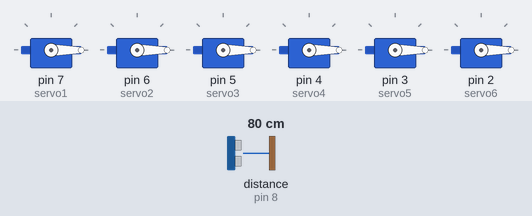
Bench run of a sketch on a simulated Arduino Uno, built with avr-gcc and run on an emulated ATmega328P. Parts: 6 × servo. Wiring (inferred from the names in the program): ultrasonic range finder: trigger pin 9; echo pin 8. Inputs (shaded band) come from the test bench; at power-on: distance to the obstacle (sensor on pin 8) 80 cm. The echo pulse lasts 58.3 µs per cm.

Above: at 3.8 s.
3.9 s: distance to the obstacle (sensor on pin 8) set to 18 cm
7.2 s: distance to the obstacle (sensor on pin 8) set to 14 cm
At 10.0 s:
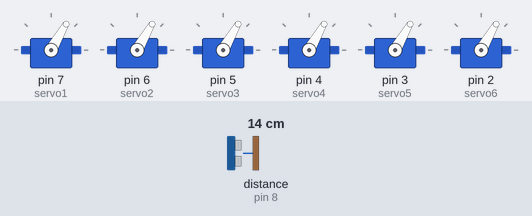
10.5 s: distance to the obstacle (sensor on pin 8) set to 35 cm
At 15.2 s:
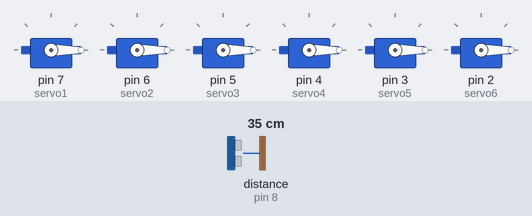
15.5 s: distance to the obstacle (sensor on pin 8) set to 2 cm
At 17.9 s:
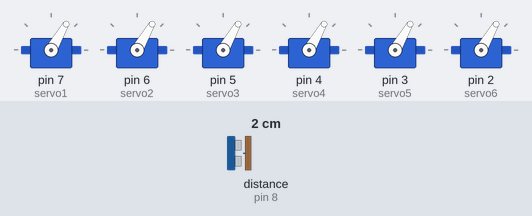
Timing chart, 0 to 19.4 s (numbered marks = the images above; inputs shaded):
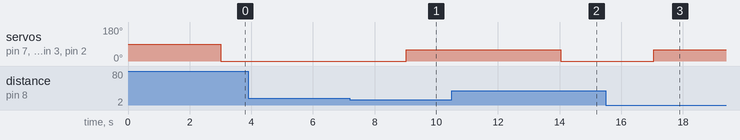

The sketch:

CODE2.ino
```cpp
#include <Servo.h>

Servo servo1;
Servo servo2;
Servo servo3;
Servo servo4;
Servo servo5;
Servo servo6;

// defines pins numbers
const int echoPin = 8;
const int trigPin = 9;
// defines variables
long distance;
long duration;
int servoPos = 90;


void setup()
{
pinMode(trigPin, OUTPUT);
pinMode(echoPin, INPUT);

Serial.begin(9600);

pinMode(2, OUTPUT);
pinMode(3, OUTPUT);
pinMode(4, OUTPUT);
pinMode(5, OUTPUT);
pinMode(6, OUTPUT);
pinMode(7, OUTPUT);

servo1.attach(7);
servo2.attach(6);
servo3.attach(5);
servo4.attach(4);
servo5.attach(3);
servo6.attach(2);

}

void loop() {

digitalWrite(trigPin, LOW);
delayMicroseconds(3000000);

digitalWrite(trigPin, HIGH);
delayMicroseconds(3000000);
digitalWrite(trigPin, LOW);

duration = pulseIn(echoPin, HIGH);

distance= duration*0.034/2;
   delay(3000);


ultra();
  servo6.write(0);
  servo5.write(0);
  servo4.write(0);
  servo3.write(0);
  servo2.write(0);
  servo1.write(0);

if(distance <= 15){
  servo6.write(60);
  servo5.write(60);
  servo4.write(60);
  servo3.write(60);
  servo2.write(60);
  servo1.write(60);
delay(2000);
}
else if(distance <= 10){
  servo6.write(120);
  servo5.write(120);
  servo4.write(120);
  servo3.write(120);
  servo2.write(120);
  servo1.write(120);
delay(1000);
}
else if(distance <= 5){
  servo6.write(0);
  servo5.write(0);
  servo4.write(0);
  servo3.write(0);
  servo2.write(0);
  servo1.write(0);
delay(2000);
}
}
void ultra(){
digitalWrite(trigPin, LOW);
delayMicroseconds(2);
digitalWrite(trigPin, HIGH);
delayMicroseconds(10);
digitalWrite(trigPin, LOW);
duration = pulseIn(echoPin, HIGH);
distance = duration*0.034/2;

}
```

Measured:
- the behaviour switches between 17 and 16 cm on distance to the obstacle (sensor on pin 8) (found by bisection; images 0 and 1)
- after the input at 3.9 s, every drawn part: stays the same
- after the input at 7.2 s, servo on pin 7 (servo1), servo on pin 6 (servo2), servo on pin 5 (servo3), servo on pin 4 (servo4), servo on pin 3 (servo5), servo on pin 2 (servo6): 0° → 60° after 1.8 s
- after the input at 10.5 s, servo on pin 7 (servo1), servo on pin 6 (servo2), servo on pin 5 (servo3), servo on pin 4 (servo4), servo on pin 3 (servo5), servo on pin 2 (servo6): 60° → 0° after 3.5 s
- after the input at 15.5 s, servo on pin 7 (servo1), servo on pin 6 (servo2), servo on pin 5 (servo3), servo on pin 4 (servo4), servo on pin 3 (servo5), servo on pin 2 (servo6): 0° → 60° after 1.5 s
